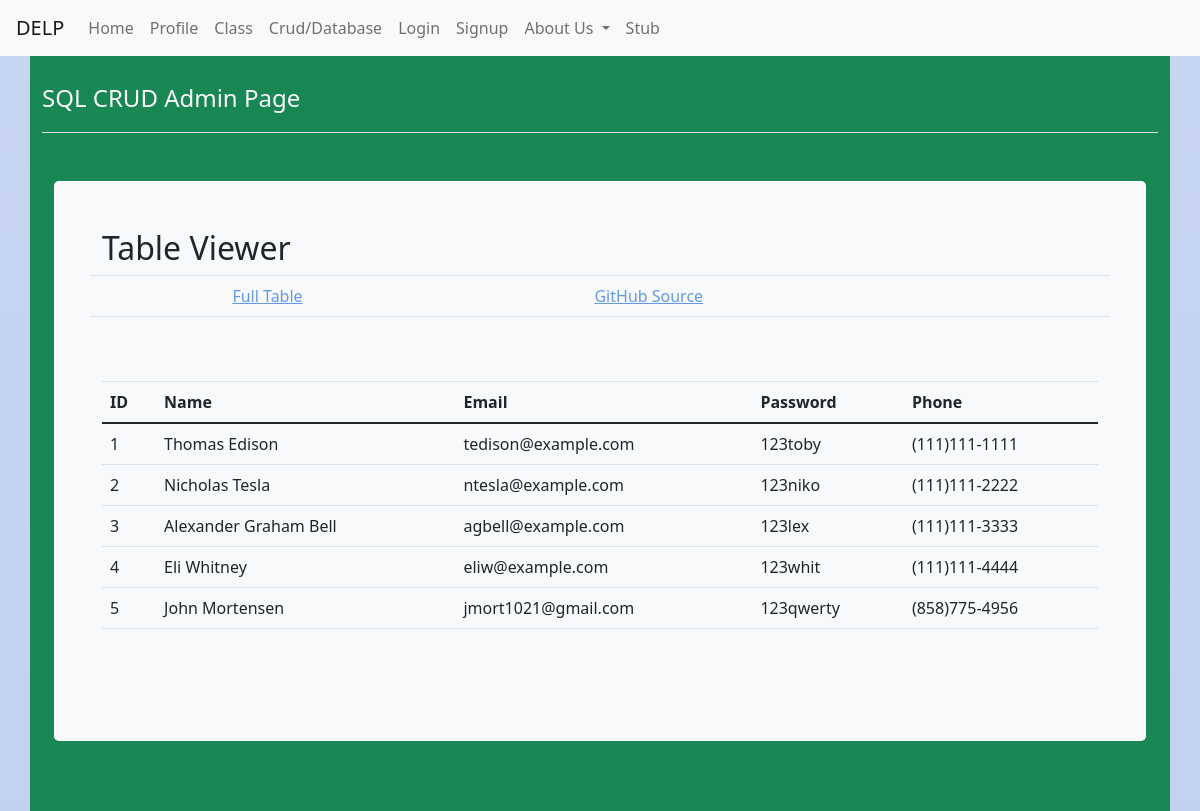
Page /crud/ (upper part) on the earlier database version.
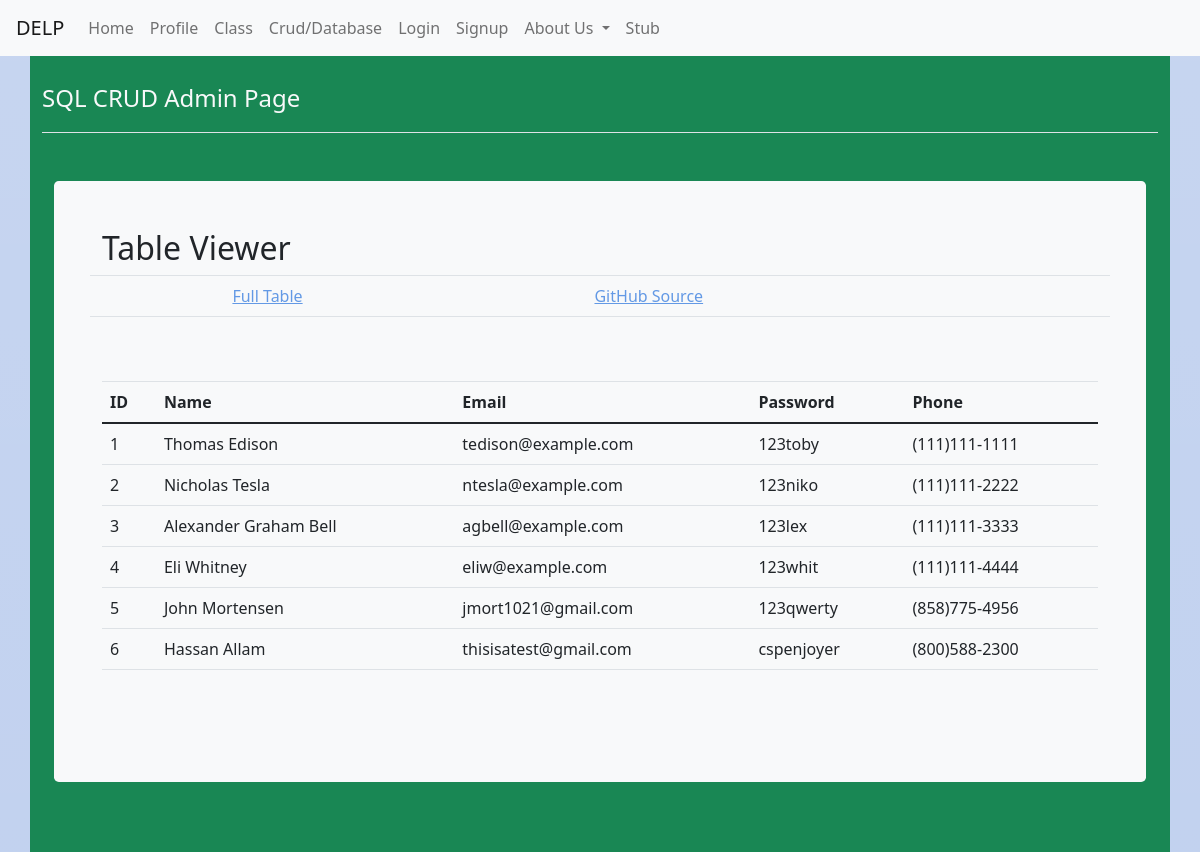
Same page on the later database version.
### crud/model.py (models this page shows, shortened)
class Users(db.Model):
    userID = db.Column(db.Integer, primary_key=True)
    name = db.Column(db.String(255), unique=False, nullable=False)
    email = db.Column(db.String(255), unique=True, nullable=False)
    password = db.Column(db.String(255), unique=False, nullable=False)
    phone = db.Column(db.String(255), unique=False, nullable=False)
    def read(self):
        return {
            "userID": self.userID,
            "name": self.name,
            "email": self.email,
            "password": self.password,
            "phone": self.phone
        }

### crud/app_crud.py (the view)
@app_crud.route('/')
def crud():
    return render_template("crud.html", table=users_all())

### crud/app_crud.py (called while the page is built)
def users_all():
    return [peep.read() for peep in Users.query.all()]

### crud/templates/crud.html (shortened to what this page needs)
<!DOCTYPE html>
{% extends "layouts/layouts.html" %}
{% block content %}
<div class="container py-4 text-light bg-success">
    <header class="pb-3 mb-4 border-bottom">
        <div class="d-flex align-items-center text-light text-decoration-none">
            <span class="fs-4">SQL CRUD Admin Page</span>
        </div>
    </header>
    <div class="container py-4">
        <div class="p-5 mb-4 bg-light text-dark rounded-3">
            <h2>Table Viewer</h2>
            <div class="row align-items-md-stretch">
                <table class="table">
                    <tbody>
                    <tr>
                        <td></td>
                        <td></td>
                        <td><a href={{url_for('crud.crud')}}>Full Table </a></td>
                        <td><a href="https://github.com/nighthawkcoders/nighthawk_csp/tree/master/crud">GitHub Source</a></td>
                    </tr>
                    </tbody>
                </table>
            </div>
            <div class="row align-items-md-stretch">
                <div class="container-fluid py-5">
                    <table class="table">
                        <thead>
                        <tr>
                            <th>ID</th>
                            <th>Name</th>
                            <th>Email</th>
                            <th>Password</th>
                            <th>Phone</th>
                        </tr>
                        </thead>
                        <tbody>
                        {% for row in table %}
                        {% set pn = "" ~ row['phone'] %}
                        {% set pnf = "(" ~ pn[0:3] ~ ")" ~ pn[3:6] ~ "-" ~ pn[6:10] %}
                        <tr>
                            <td>{{ row['userID'] }}</td>
                            <td>{{ row['name'] }}</td>
                            <td>{{ row['email'] }}</td>
                            <td>{{ row['password'] }}</td>
                            <td>{{ pnf }}</td>
                        </tr>
                        {% endfor %}
                        </tbody>
                    </table>
                </div>
            </div>
        </div>
    </div>
    <div class="container py-4">
    </div>
</div>
{% endblock %}

Differences in the rows shown:
added Users: userID "6", name "Hassan Allam", email "thisisatest@gmail.com", password "cspenjoyer", pnf "(800)588-2300"
